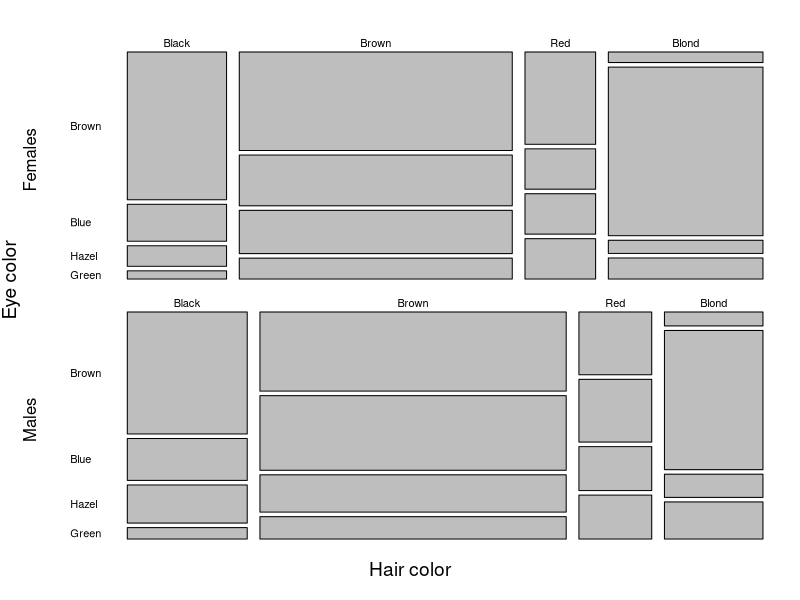
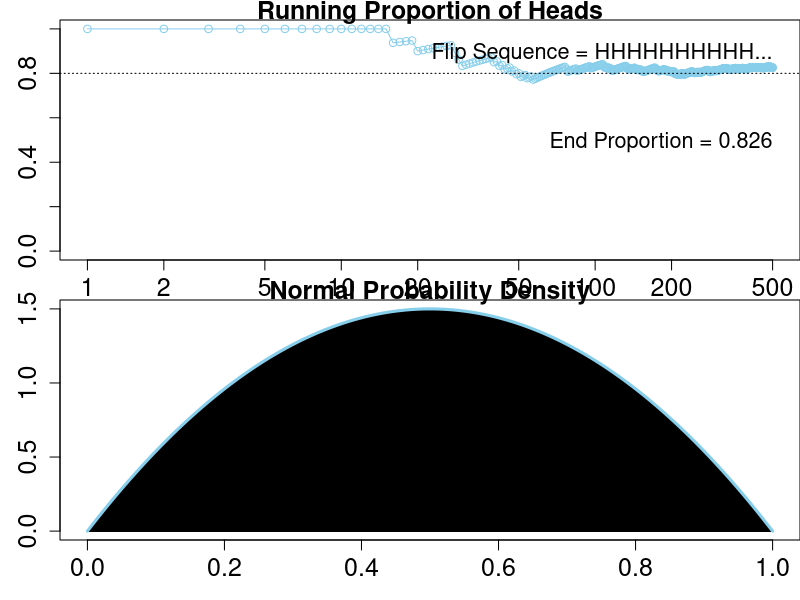
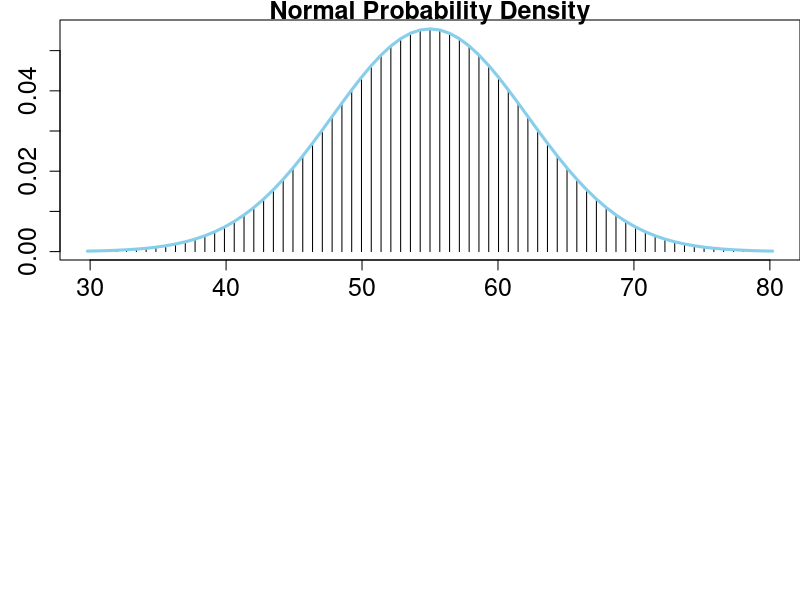

These figures' R source, in order:
## ---- chunk 1
rm(list=ls()) # clean up
library(knitr)
gr <- (1+sqrt(5))/2 # golden ratio, for figures
opts_chunk$set(comment="  ",
               collapse=TRUE, 
               #echo=FALSE,
               fig.asp=1/gr,
               dev="png"
               )
options(digits=3)
## ---- chunk 2
par(mfrow=c(2, 1), oma=c(2,1,0,0))

## upper panel
par(mar=c(0,2,2,0))
mosaicplot(HairEyeColor[ , ,"Female"], las=1,
           main="", ylab="Females", xlab="")

## lower panel
par(mar=c(1,2,1,0))
mosaicplot(HairEyeColor[ , ,  "Male"], las=1, 
           main="", ylab="Males", xlab="")

## axis labels
mtext("Hair color", side=1, line=0, outer=TRUE, cex=1.15)
mtext("Eye color" , side=2, line=0, outer=TRUE, cex=1.15)
## ---- chunk 3
# dimnames(HairEyeColor)
tb <- HairEyeColor[ , , "Male"]
em <- apply(tb, MARGIN="Eye", FUN=sum)
em <- em/sum(em)*100
## ---- chunk 4

bh = apply(HairEyeColor[ "Brown" , , ], "Eye", sum)
rh = apply(HairEyeColor[ "Red" , , ], "Eye", sum)

bh_ge = bh['Green'] / sum(bh) * 100.
rh_ge = rh['Green'] / sum(rh) * 100.

## ---- chunk 5
# copied from DBDA2E
N = 500 # Specify the total number of flips, denoted N.
pHeads = 0.8 # Specify underlying probability of heads.
# Flip a coin N times and compute the running proportion of heads at each flip.
# Generate a random sample of N flips (heads=1, tails=0):
flipSequence = sample( x=c(0,1), prob=c(1-pHeads,pHeads), size=N, replace=TRUE )
# Compute the running proportion of heads:
r = cumsum( flipSequence ) # Cumulative sum: Number of heads at each step.
n = 1:N                    # Number of flips at each step.
runProp = r / n            # Component by component division.
# Graph the running proportion:
plot( n , runProp , type="o" , log="x" , col="skyblue" ,
      xlim=c(1,N) , ylim=c(0.0,1.0) , cex.axis=1.5 ,
      xlab="Flip Number" , ylab="Proportion Heads" , cex.lab=1.5 ,
      main="Running Proportion of Heads" , cex.main=1.5 )
# Plot a dotted horizontal reference line:
abline( h=pHeads , lty="dotted" )
# Display the beginning of the flip sequence:
flipLetters = paste( c("T","H")[flipSequence[1:10]+1] , collapse="" )
displayString = paste0( "Flip Sequence = " , flipLetters , "..." )
text( N , .9 , displayString , adj=c(1,0.5) , cex=1.3 )
# Display the relative frequency at the end of the sequence.
###
# modified location of End Proportion txt so doesnt overlap with line
###
text( N , .5 , paste("End Proportion =",runProp[N]) , adj=c(1,0.5) , cex=1.3 )

## ---- chunk 6


#  now, this could be done analytically pretty easily, but 
# I want to try some things out in r so
# this is my caveat that I know I'm not doing this the most 
# efficient way

Ncard = 48 # number of cards in pinocle deck
suits = c('heart', 'diamond', 'club', 'spade')
values = c('9', '10', 'J', 'Q', 'K', 'A')
Ncopy = 2

cards = list()
counter = 0
for (suit in suits){
  for (value in values){
    for (i in range(0, Ncopy)){
      # neither option seems to work
      cards = append(cards, list("s"=suit, "v"=value))
#      cards[counter] = list("s"=suit, "v"=value)
#      counter = counter + 1
    }
  }
}

#not sure why this returns null, must be missing some nuance of nested lists?
print(cards[20]$s)

## ---- chunk 7

# copied from DBDA2E
###
# Graph of normal probability density function, with comb of intervals.
xlow  = 0 # Specify low end of x-axis.
xhigh = 1 # Specify high end of x-axis.
dx = 1/10000               # Specify interval width on x-axis
# Specify comb of points along the x axis:
x = seq( from = xlow , to = xhigh , by = dx )
# Compute y values, i.e., probability density at each value of x:
y = 6*x*(1.-x)
# Plot the function. "plot" draws the intervals. "lines" draws the bell curve.
plot( x , y , type="h" , lwd=1 , cex.axis=1.5
	, xlab="x" , ylab="p(x)" , cex.lab=1.5 ,
	, main="Normal Probability Density" , cex.main=1.5 )
lines( x , y , lwd=3 ,  col="skyblue" )
# Approximate the integral as the sum of width * height for each interval.
area = sum( dx * y )
# Display info in the graph.
## ---- chunk 8

# Graph of normal probability density function, with comb of intervals.
meanval = 55.0               # Specify mean of distribution.
sdval = 7.2              # Specify standard deviation of distribution.
xlow  = meanval - 3.5*sdval # Specify low end of x-axis.
xhigh = meanval + 3.5*sdval # Specify high end of x-axis.
dx = sdval/10               # Specify interval width on x-axis
# Specify comb of points along the x axis:
x = seq( from = xlow , to = xhigh , by = dx )
# Compute y values, i.e., probability density at each value of x:
y = ( 1/(sdval*sqrt(2*pi)) ) * exp( -.5 * ((x-meanval)/sdval)^2 )
# Plot the function. "plot" draws the intervals. "lines" draws the bell curve.

plot( x , y , type="h" , lwd=1 , cex.axis=1.5
	, xlab="x" , ylab="p(x)" , cex.lab=1.5 ,
	, main="Normal Probability Density" , cex.main=1.5 )
lines( x , y , lwd=3 ,  col="skyblue" )

